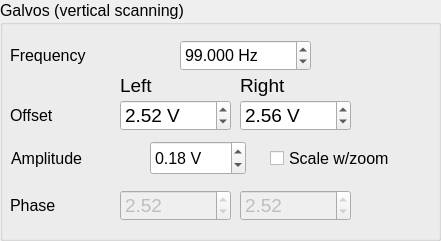
           <widget class="QGroupBox" name="groupBox_7">
            <property name="enabled">
             <bool>true</bool>
            </property>
            <property name="geometry">
             <rect>
              <x>450</x>
              <y>260</y>
              <width>441</width>
              <height>241</height>
             </rect>
            </property>
            <property name="font">
             <font>
              <pointsize>12</pointsize>
             </font>
            </property>
            <property name="title">
             <string>Galvos (vertical scanning)</string>
            </property>
            <widget class="QLabel" name="label_24">
             <property name="geometry">
              <rect>
               <x>10</x>
               <y>40</y>
               <width>131</width>
               <height>31</height>
              </rect>
             </property>
             <property name="font">
              <font>
               <pointsize>12</pointsize>
              </font>
             </property>
             <property name="text">
              <string>Frequency</string>
             </property>
            </widget>
            <widget class="QDoubleSpinBox" name="GalvoFrequencySpinBox">
             <property name="enabled">
              <bool>true</bool>
             </property>
             <property name="geometry">
              <rect>
               <x>180</x>
               <y>40</y>
               <width>131</width>
               <height>31</height>
              </rect>
             </property>
             <property name="font">
              <font>
               <pointsize>12</pointsize>
              </font>
             </property>
             <property name="suffix">
              <string> Hz</string>
             </property>
             <property name="decimals">
              <number>3</number>
             </property>
             <property name="maximum">
              <double>400.000000000000000</double>
             </property>
             <property name="singleStep">
              <double>0.001000000000000</double>
             </property>
             <property name="value">
              <double>99.000000000000000</double>
             </property>
            </widget>
            <widget class="QLabel" name="label_42">
             <property name="geometry">
              <rect>
               <x>120</x>
               <y>70</y>
               <width>91</width>
               <height>31</height>
              </rect>
             </property>
             <property name="font">
              <font>
               <pointsize>14</pointsize>
              </font>
             </property>
             <property name="text">
              <string>Left</string>
             </property>
            </widget>
            <widget class="QLabel" name="label_43">
             <property name="geometry">
              <rect>
               <x>240</x>
               <y>70</y>
               <width>91</width>
               <height>31</height>
              </rect>
             </property>
             <property name="font">
              <font>
               <pointsize>14</pointsize>
              </font>
             </property>
             <property name="text">
              <string>Right</string>
             </property>
            </widget>
            <widget class="QLabel" name="label_44">
             <property name="geometry">
              <rect>
               <x>10</x>
               <y>100</y>
               <width>131</width>
               <height>31</height>
              </rect>
             </property>
             <property name="font">
              <font>
               <pointsize>12</pointsize>
              </font>
             </property>
             <property name="text">
              <string>Offset</string>
             </property>
            </widget>
            <widget class="QLabel" name="label_45">
             <property name="geometry">
              <rect>
               <x>11</x>
               <y>144</y>
               <width>131</width>
               <height>28</height>
              </rect>
             </property>
             <property name="font">
              <font>
               <pointsize>12</pointsize>
              </font>
             </property>
             <property name="text">
              <string>Amplitude</string>
             </property>
            </widget>
            <widget class="QDoubleSpinBox" name="LeftGalvoAmplitudeSpinBox">
             <property name="enabled">
              <bool>true</bool>
             </property>
             <property name="geometry">
              <rect>
               <x>150</x>
               <y>141</y>
               <width>96</width>
               <height>34</height>
              </rect>
             </property>
             <property name="font">
              <font>
               <pointsize>12</pointsize>
              </font>
             </property>
             <property name="toolTip">
              <string>Defines vertical scanning range (heights of the light sheet illuminated area)</string>
             </property>
             <property name="suffix">
              <string> V</string>
             </property>
             <property name="maximum">
              <double>5.000000000000000</double>
             </property>
             <property name="singleStep">
              <double>0.010000000000000</double>
             </property>
             <property name="value">
              <double>0.180000000000000</double>
             </property>
            </widget>
            <widget class="QDoubleSpinBox" name="RightGalvoOffsetSpinBox">
             <property name="enabled">
              <bool>true</bool>
             </property>
             <property name="geometry">
              <rect>
               <x>240</x>
               <y>100</y>
               <width>111</width>
               <height>31</height>
              </rect>
             </property>
             <property name="font">
              <font>
               <pointsize>14</pointsize>
              </font>
             </property>
             <property name="toolTip">
              <string>Vertical offset of the laser beam, Right arm.</string>
             </property>
             <property name="suffix">
              <string> V</string>
             </property>
             <property name="minimum">
              <double>-5.000000000000000</double>
             </property>
             <property name="maximum">
              <double>5.000000000000000</double>
             </property>
             <property name="singleStep">
              <double>0.010000000000000</double>
             </property>
             <property name="value">
              <double>2.560000000000000</double>
             </property>
            </widget>
            <widget class="QDoubleSpinBox" name="LeftGalvoOffsetSpinBox">
             <property name="enabled">
              <bool>true</bool>
             </property>
             <property name="geometry">
              <rect>
               <x>120</x>
               <y>100</y>
               <width>111</width>
               <height>31</height>
              </rect>
             </property>
             <property name="font">
              <font>
               <pointsize>14</pointsize>
              </font>
             </property>
             <property name="toolTip">
              <string>Vertical offset of the laser beam, Left arm.</string>
             </property>
             <property name="suffix">
              <string> V</string>
             </property>
             <property name="minimum">
              <double>-5.000000000000000</double>
             </property>
             <property name="maximum">
              <double>5.000000000000000</double>
             </property>
             <property name="singleStep">
              <double>0.010000000000000</double>
             </property>
             <property name="value">
              <double>2.520000000000000</double>
             </property>
            </widget>
            <widget class="QLabel" name="label_46">
             <property name="geometry">
              <rect>
               <x>10</x>
               <y>190</y>
               <width>131</width>
               <height>31</height>
              </rect>
             </property>
             <property name="font">
              <font>
               <pointsize>12</pointsize>
              </font>
             </property>
             <property name="text">
              <string>Phase</string>
             </property>
            </widget>
            <widget class="QDoubleSpinBox" name="LeftGalvoPhaseSpinBox">
             <property name="enabled">
              <bool>false</bool>
             </property>
             <property name="geometry">
              <rect>
               <x>120</x>
               <y>190</y>
               <width>111</width>
               <height>31</height>
              </rect>
             </property>
             <property name="font">
              <font>
               <pointsize>14</pointsize>
              </font>
             </property>
             <property name="maximum">
              <double>360.000000000000000</double>
             </property>
             <property name="singleStep">
              <double>0.010000000000000</double>
             </property>
             <property name="value">
              <double>2.520000000000000</double>
             </property>
            </widget>
            <widget class="QDoubleSpinBox" name="RightGalvoPhaseSpinBox">
             <property name="enabled">
              <bool>false</bool>
             </property>
             <property name="geometry">
              <rect>
               <x>240</x>
               <y>190</y>
               <width>111</width>
               <height>31</height>
              </rect>
             </property>
             <property name="font">
              <font>
               <pointsize>14</pointsize>
              </font>
             </property>
             <property name="maximum">
              <double>360.000000000000000</double>
             </property>
             <property name="singleStep">
              <double>0.010000000000000</double>
             </property>
             <property name="value">
              <double>2.520000000000000</double>
             </property>
            </widget>
            <widget class="QCheckBox" name="checkBoxScaleWZoom">
             <property name="geometry">
              <rect>
               <x>270</x>
               <y>142</y>
               <width>171</width>
               <height>32</height>
              </rect>
             </property>
             <property name="font">
              <font>
               <pointsize>12</pointsize>
              </font>
             </property>
             <property name="toolTip">
              <string>Auto-adjust the galvo amplitude when zoom is changed</string>
             </property>
             <property name="text">
              <string>Scale w/zoom</string>
             </property>
            </widget>
            <zorder>label_24</zorder>
            <zorder>GalvoFrequencySpinBox</zorder>
            <zorder>label_42</zorder>
            <zorder>label_43</zorder>
            <zorder>label_44</zorder>
            <zorder>LeftGalvoAmplitudeSpinBox</zorder>
            <zorder>RightGalvoOffsetSpinBox</zorder>
            <zorder>LeftGalvoOffsetSpinBox</zorder>
            <zorder>label_46</zorder>
            <zorder>LeftGalvoPhaseSpinBox</zorder>
            <zorder>RightGalvoPhaseSpinBox</zorder>
            <zorder>checkBoxScaleWZoom</zorder>
            <zorder>label_45</zorder>
           </widget>
